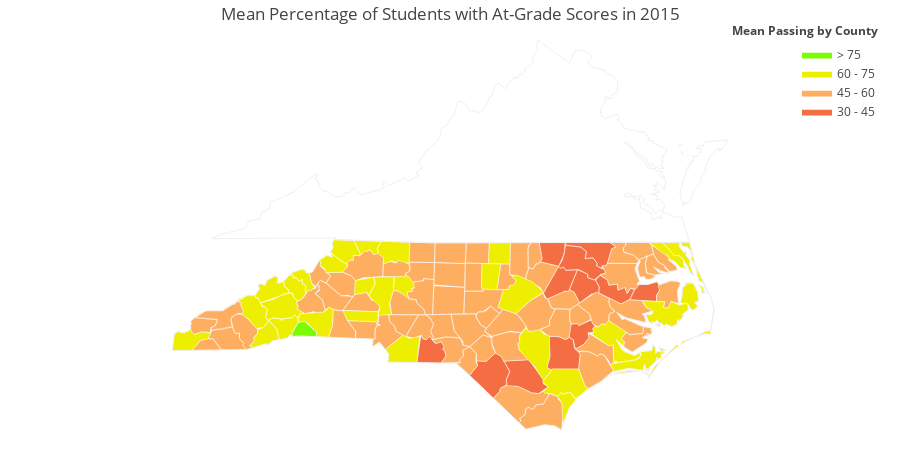

Notebook cell for this chart:
### Code cell
final15 = final[final.year == 2015]

glp_15 = final15.groupby('County name')['pct_glp'].agg('mean')
fips15= final15.groupby('County name')['FIPS'].agg('unique')

mean_glp = glp_15.tolist()
fips = fips15.tolist()

colorscale = [
    'rgb(165,0,38)',
    'rgb(244,109,67)',
    'rgb(253,174,97)',
    'rgb(238,238,0)',
    'rgb(124,252,0)',
    'rgb(48,128,20)'
]

fig = ff.create_choropleth(
    fips=fips, values=mean_glp, scope=['North Carolina', 'Virginia'],
     binning_endpoints=[30, 45, 60, 75], colorscale=colorscale,
    county_outline={'color': 'rgb(255,255,255)', 'width': 0.5}, round_legend_values=True,
    legend_title='Mean Passing by County', title="Mean Percentage of Students with At-Grade Scores in 2015"
)
py.offline.iplot(fig, filename='choropleth_nc_and_surr_states_outlines')

### Figure 1 — Plotly figure (JSON) as saved in the notebook; plotly's stock layout.template omitted (floating-point values rounded to 4 significant figures; data arrays with more than 128 entries replaced by an {"elided": "..."} marker saying what was removed)
{"data": [{"fill": "toself", "fillcolor": "rgb(165,0,38)", "hoverinfo": "none", "line": {"color": "rgb(255,255,255)", "width": 0.5}, "mode": "lines", "name": "< 30", "type": "scatter", "uid": "939ee8da-3abf-44e9-aa83-3c07eba7afc3", "x": [], "y": []}, {"fill": "toself", "fillcolor": "rgb(244,109,67)", "hoverinfo": "none", "line": {"color": "rgb(255,255,255)", "width": 0.5}, "mode": "lines", "name": "30 - 45", "type": "scatter", "uid": "e58a10d5-9a6d-4ead-8ea5-5c9517d2a120", "x": {"elided": "168 float values"}, "y": {"elided": "168 float values"}}, {"fill": "toself", "fillcolor": "rgb(253,174,97)", "hoverinfo": "none", "line": {"color": "rgb(255,255,255)", "width": 0.5}, "mode": "lines", "name": "45 - 60", "type": "scatter", "uid": "212fe305-2b11-4328-b543-0227d0164302", "x": {"elided": "756 float values"}, "y": {"elided": "756 float values"}}, {"fill": "toself", "fillcolor": "rgb(238,238,0)", "hoverinfo": "none", "line": {"color": "rgb(255,255,255)", "width": 0.5}, "mode": "lines", "name": "60 - 75", "type": "scatter", "uid": "9a03f02c-f8cb-4213-98a4-e218dc8f72ae", "x": {"elided": "556 float values"}, "y": {"elided": "556 float values"}}, {"fill": "toself", "fillcolor": "rgb(124,252,0)", "hoverinfo": "none", "line": {"color": "rgb(255,255,255)", "width": 0.5}, "mode": "lines", "name": "> 75", "type": "scatter", "uid": "d4cf3b50-0536-494b-a5fb-e36fe8d35c98", "x": [-82.36, -82.26, -82.16, -81.96, -81.97, -82.33, -82.35, -82.36, null], "y": [35.24, 35.39, 35.41, 35.25, 35.19, 35.19, 35.19, 35.24, null]}, {"hoverinfo": "text", "legendgroup": "centroids", "marker": {"color": "white", "opacity": 0}, "mode": "markers", "name": "US Counties", "selected": {"marker": {"color": "white", "opacity": 1, "size": 3}}, "showlegend": false, "text": ["County: Onslow<br>State: North Carolina<br>FIPS: 37133<br>Value: 54.9470588235294", "County: Onslow<br>State: North Carolina<br>FIPS: 37133<br>Value: 54.9470588235294", "County: Onslow<br>State: North Carolina<br>FIPS: 37133<br>Value: 54.9470588235294", "County: Hyde<br>State: North Carolina<br>FIPS: 37095<br>Value: 61.29999999999999", "County: Hyde<br>State: North Carolina<br>FIPS: 37095<br>Value: 61.29999999999999", "County: Hyde<br>State: North Carolina<br>FIPS: 37095<br>Value: 61.29999999999999", "County: Hyde<br>State: North Carolina<br>FIPS: 37095<br>Value: 61.29999999999999", "County: Dare<br>State: North Carolina<br>FIPS: 37055<br>Value: 63.44545454545455", "County: Dare<br>State: North Carolina<br>FIPS: 37055<br>Value: 63.44545454545455", "County: Dare<br>State: North Carolina<br>FIPS: 37055<br>Value: 63.44545454545455", "County: Dare<br>State: North Carolina<br>FIPS: 37055<br>Value: 63.44545454545455", "County: Carteret<br>State: North Carolina<br>FIPS: 37031<br>Value: 69.4764705882353", "County: Carteret<br>State: North Carolina<br>FIPS: 37031<br>Value: 69.4764705882353", "County: Carteret<br>State: North Carolina<br>FIPS: 37031<br>Value: 69.4764705882353", "County: Carteret<br>State: North Carolina<br>FIPS: 37031<br>Value: 69.4764705882353", "County: Carteret<br>State: North Carolina<br>FIPS: 37031<br>Value: 69.4764705882353", "County: Carteret<br>State: North Carolina<br>FIPS: 37031<br>Value: 69.4764705882353", "County: Carteret<br>State: North Carolina<br>FIPS: 37031<br>Value: 69.4764705882353", "County: Alamance<br>State: North Carolina<br>FIPS: 37001<br>Value: 53.23684210526315", "County: Alexander<br>State: North Carolina<br>FIPS: 37003<br>Value: 61.86999999999999", "County: Alleghany<br>State: North Carolina<br>FIPS: 37005<br>Value: 61.2", "County: Anson<br>State: North Carolina<br>FIPS: 37007<br>Value: 40.118181818181824", "County: Ashe<br>State: North Carolina<br>FIPS: 37009<br>Value: 63.779999999999994", "County: Avery<br>State: North Carolina<br>FIPS: 37011<br>Value: 56.16153846153846", "County: Beaufort<br>State: North Carolina<br>FIPS: 37013<br>Value: 50.64999999999999", "County: Bertie<br>State: North Carolina<br>FIPS: 37015<br>Value: 53.175000000000004", "County: Bladen<br>State: North Carolina<br>FIPS: 37017<br>Value: 44.47692307692308", "County: Brunswick<br>State: North Carolina<br>FIPS: 37019<br>Value: 56.65999999999999", "County: Buncombe<br>State: North Carolina<br>FIPS: 37021<br>Value: 64.35490196078432", "County: Burke<br>State: North Carolina<br>FIPS: 37023<br>Value: 59.89259259259258", "County: Cabarrus<br>State: North Carolina<br>FIPS: 37025<br>Value: 57.957777777777785", "County: Caldwell<br>State: North Carolina<br>FIPS: 37027<br>Value: 56.86153846153846", "County: Camden<br>State: North Carolina<br>FIPS: 37029<br>Value: 65.2", "County: Caswell<br>State: North Carolina<br>FIPS: 37033<br>Value: 48.73333333333334", "County: Catawba<br>State: North Carolina<br>FIPS: 37035<br>Value: 56.940909090909095", "County: Chatham<br>State: North Carolina<br>FIPS: 37037<br>Value: 57.552631578947356", "County: Cherokee<br>State: North Carolina<br>FIPS: 37039<br>Value: 60.08571428571429", "County: Chowan<br>State: North Carolina<br>FIPS: 37041<br>Value: 46.96666666666667", "County: Clay<br>State: North Carolina<br>FIPS: 37043<br>Value: 57.46666666666667", "County: Cleveland<br>State: North Carolina<br>FIPS: 37045<br>Value: 59.58620689655172", "County: Columbus<br>State: North Carolina<br>FIPS: 37047<br>Value: 49.704347826086966", "County: Craven<br>State: North Carolina<br>FIPS: 37049<br>Value: 60.84000000000001", "County: Cumberland<br>State: North Carolina<br>FIPS: 37051<br>Value: 57.178571428571416", "County: Currituck<br>State: North Carolina<br>FIPS: 37053<br>Value: 63.07272727272728", "County: Davidson<br>State: North Carolina<br>FIPS: 37057<br>Value: 57.14444444444443", "County: Davie<br>State: North Carolina<br>FIPS: 37059<br>Value: 61.85833333333333", "County: Duplin<br>State: North Carolina<br>FIPS: 37061<br>Value: 44.19375", "County: Durham<br>State: North Carolina<br>FIPS: 37063<br>Value: 47.134999999999984", "County: Edgecombe<br>State: North Carolina<br>FIPS: 37065<br>Value: 37.92307692307692", "County: Forsyth<br>State: North Carolina<br>FIPS: 37067<br>Value: 49.17375", "County: Franklin<br>State: North Carolina<br>FIPS: 37069<br>Value: 58.18125", "County: Gaston<br>State: North Carolina<br>FIPS: 37071<br>Value: 52.9433962264151", "County: Gates<br>State: North Carolina<br>FIPS: 37073<br>Value: 59.739999999999995", "County: Graham<br>State: North Carolina<br>FIPS: 37075<br>Value: 58.900000000000006", "County: Granville<br>State: North Carolina<br>FIPS: 37077<br>Value: 52.21578947368421", "County: Greene<br>State: North Carolina<br>FIPS: 37079<br>Value: 45.48", "County: Guilford<br>State: North Carolina<br>FIPS: 37081<br>Value: 52.94031007751937", "County: Halifax<br>State: North Carolina<br>FIPS: 37083<br>Value: 40.85555555555555", "County: Harnett<br>State: North Carolina<br>FIPS: 37085<br>Value: 49.212500000000006", "County: Haywood<br>State: North Carolina<br>FIPS: 37087<br>Value: 67.63125", "County: Henderson<br>State: North Carolina<br>FIPS: 37089<br>Value: 69.68749999999999", "County: Hertford<br>State: North Carolina<br>FIPS: 37091<br>Value: 49.28571428571429", "County: Hoke<br>State: North Carolina<br>FIPS: 37093<br>Value: 54.73076923076923", "County: Iredell<br>State: North Carolina<br>FIPS: 37097<br>Value: 60.60444444444443", "County: Jackson<br>State: North Carolina<br>FIPS: 37099<br>Value: 52.089999999999996", "County: Johnston<br>State: North Carolina<br>FIPS: 37101<br>Value: 56.99999999999999", "County: Jones<br>State: North Carolina<br>FIPS: 37103<br>Value: 57.81666666666666", "County: Lee<br>State: North Carolina<br>FIPS: 37105<br>Value: 51.487500000000004", "County: Lenoir<br>State: North Carolina<br>FIPS: 37107<br>Value: 41.55555555555556", "County: Lincoln<br>State: North Carolina<br>FIPS: 37109<br>Value: 63.61304347826086", "County: Macon<br>State: North Carolina<br>FIPS: 37113<br>Value: 56.56363636363637", "County: Madison<br>State: North Carolina<br>FIPS: 37115<br>Value: 65.36666666666667", "County: Martin<br>State: North Carolina<br>FIPS: 37117<br>Value: 43.260000000000005", "County: McDowell<br>State: North Carolina<br>FIPS: 37111<br>Value: 54.53333333333334", "County: Mecklenburg<br>State: North Carolina<br>FIPS: 37119<br>Value: 58.95882352941181", "County: Mitchell<br>State: North Carolina<br>FIPS: 37121<br>Value: 62.78333333333334", "County: Montgomery<br>State: North Carolina<br>FIPS: 37123<br>Value: 45.519999999999996", "County: Moore<br>State: North Carolina<br>FIPS: 37125<br>Value: 58.96521739130436", "County: Nash<br>State: North Carolina<br>FIPS: 37127<br>Value: 43.304", "County: New Hanover<br>State: North Carolina<br>FIPS: 37129<br>Value: 60.45116279069768", "County: Northampton<br>State: North Carolina<br>FIPS: 37131<br>Value: 37.57142857142857", "County: Orange<br>State: North Carolina<br>FIPS: 37135<br>Value: 67.50625000000001", "County: Pamlico<br>State: North Carolina<br>FIPS: 37137<br>Value: 53.7", "County: Pasquotank<br>State: North Carolina<br>FIPS: 37139<br>Value: 45.525000000000006", "County: Pender<br>State: North Carolina<br>FIPS: 37141<br>Value: 60.54", "County: Perquimans<br>State: North Carolina<br>FIPS: 37143<br>Value: 49.76666666666667", "County: Person<br>State: North Carolina<br>FIPS: 37145<br>Value: 61.19166666666666", "County: Pitt<br>State: North Carolina<br>FIPS: 37147<br>Value: 48.670588235294126", "County: Polk<br>State: North Carolina<br>FIPS: 37149<br>Value: 77.22857142857143", "County: Randolph<br>State: North Carolina<br>FIPS: 37151<br>Value: 56.38461538461537", "County: Richmond<br>State: North Carolina<br>FIPS: 37153<br>Value: 52.70000000000001", "County: Robeson<br>State: North Carolina<br>FIPS: 37155<br>Value: 39.50714285714286", "County: Rockingham<br>State: North Carolina<br>FIPS: 37157<br>Value: 52.576923076923066", "County: Rowan<br>State: North Carolina<br>FIPS: 37159<br>Value: 46.13428571428571", "County: Rutherford<br>State: North Carolina<br>FIPS: 37161<br>Value: 62.15", "County: Sampson<br>State: North Carolina<br>FIPS: 37163<br>Value: 61.82727272727272", "County: Scotland<br>State: North Carolina<br>FIPS: 37165<br>Value: 54.9", "County: Stanly<br>State: North Carolina<br>FIPS: 37167<br>Value: 55.49090909090909", "County: Stokes<br>State: North Carolina<br>FIPS: 37169<br>Value: 59.915789473684214", "County: Surry<br>State: North Carolina<br>FIPS: 37171<br>Value: 67.33076923076922", "County: Swain<br>State: North Carolina<br>FIPS: 37173<br>Value: 58.580000000000005", "County: Transylvania<br>State: North Carolina<br>FIPS: 37175<br>Value: 62.77", "County: Tyrrell<br>State: North Carolina<br>FIPS: 37177<br>Value: 49.86666666666667", "County: Union<br>State: North Carolina<br>FIPS: 37179<br>Value: 68.48679245283019", "County: Vance<br>State: North Carolina<br>FIPS: 37181<br>Value: 48.87777777777777", "County: Wake<br>State: North Carolina<br>FIPS: 37183<br>Value: 66.391061452514", "County: Warren<br>State: North Carolina<br>FIPS: 37185<br>Value: 36.93333333333332", "County: Washington<br>State: North Carolina<br>FIPS: 37187<br>Value: 44.550000000000004", "County: Watauga<br>State: North Carolina<br>FIPS: 37189<br>Value: 68.39", "County: Wayne<br>State: North Carolina<br>FIPS: 37191<br>Value: 45.628125", "County: Wilkes<br>State: North Carolina<br>FIPS: 37193<br>Value: 58.21739130434783", "County: Wilson<br>State: North Carolina<br>FIPS: 37195<br>Value: 47.87307692307692", "County: Yadkin<br>State: North Carolina<br>FIPS: 37197<br>Value: 59.62857142857143", "County: Yancey<br>State: North Carolina<br>FIPS: 37199<br>Value: 71.46666666666667"], "type": "scatter", "uid": "beb35805-3722-4138-b61f-1a8ff2aa47d2", "unselected": {"marker": {"opacity": 0}}, "x": [[-77.14], [-77.21], [-77.43], [-75.75], [-75.92], [-76.27], [-76.25], [-75.66], [-75.54], [-75.67], [-75.86], [-76.14], [-76.53], [-76.45], [-76.56], [-76.6], [-76.89], [-76.67], -79.4, -81.18, -81.13, -80.1, -81.5, -81.92, -76.86, -76.98, -78.56, -78.24, -82.53, -81.7, -80.55, -81.55, -76.21, -79.33, -81.22, -79.26, -84.06, -76.61, -83.75, -81.56, -78.66, -77.09, -78.83, -76.01, -80.21, -80.54, -77.93, -78.88, -77.6, -80.26, -78.29, -81.18, -76.7, -83.83, -78.65, -77.68, -79.79, -77.65, -78.87, -82.98, -82.48, -76.98, -79.24, -80.87, -83.14, -78.37, -77.36, -79.17, -77.64, -81.22, -83.42, -82.71, -77.11, -82.05, -80.83, -82.16, -79.91, -79.48, -77.99, -77.88, -77.4, -79.12, -76.74, -76.28, -77.91, -76.44, -78.97, -77.37, -82.17, -79.81, -79.75, -79.1, -79.77, -80.52, -81.92, -78.37, -79.48, -80.25, -80.24, -80.69, -83.49, -82.8, -76.21, -80.53, -78.41, -78.65, -78.11, -76.58, -81.7, -78.0, -81.16, -77.92, -80.67, -82.31], "y": [[34.64], [34.61], [34.73], [35.19], [35.13], [35.32], [35.54], [35.88], [35.41], [36.0], [35.78], [35.0], [34.71], [34.72], [34.7], [34.67], [34.68], [34.84], 36.04, 35.92, 36.49, 34.97, 36.43, 36.08, 35.49, 36.07, 34.61, 34.07, 35.61, 35.75, 35.39, 35.95, 36.39, 36.39, 35.66, 35.7, 35.13, 36.15, 35.06, 35.33, 34.27, 35.12, 35.05, 36.4, 35.79, 35.93, 34.94, 36.04, 35.91, 36.13, 36.08, 35.29, 36.44, 35.35, 36.3, 35.48, 36.08, 36.26, 35.37, 35.56, 35.34, 36.36, 35.02, 35.81, 35.29, 35.52, 35.02, 35.48, 35.24, 35.49, 35.15, 35.86, 35.84, 35.68, 35.25, 36.01, 35.33, 35.31, 35.97, 34.23, 36.42, 36.06, 35.14, 36.3, 34.52, 36.21, 36.39, 35.59, 35.28, 35.71, 35.01, 34.64, 36.4, 35.64, 35.4, 34.99, 34.84, 35.31, 36.4, 36.41, 35.49, 35.2, 35.82, 34.99, 36.36, 35.79, 36.4, 35.82, 36.23, 35.36, 36.21, 35.71, 36.16, 35.9]}, {"hoverinfo": "text", "legendgroup": "States", "line": {"color": "rgb(240, 240, 240)", "width": 1}, "mode": "lines", "showlegend": false, "type": "scatter", "uid": "24a82d98-f72d-4618-bc88-6fe1ee5e0ba1", "x": {"elided": "551 float values"}, "y": {"elided": "551 float values"}}], "layout": {"annotations": [{"showarrow": false, "text": "<b>Mean Passing by County</b>", "x": 1, "xanchor": "right", "xref": "paper", "y": 1.05, "yref": "paper"}], "dragmode": "select", "height": 450, "hovermode": "closest", "legend": {"traceorder": "reversed", "x": 1, "xanchor": "right", "y": 1, "yanchor": "top"}, "margin": {"b": 20, "l": 20, "r": 20, "t": 40}, "title": "Mean Percentage of Students with At-Grade Scores in 2015", "width": 900, "xaxis": {"autorange": false, "fixedrange": true, "range": [-86.81, -72.75], "showgrid": false, "showticklabels": false, "zeroline": false}, "yaxis": {"autorange": false, "fixedrange": true, "range": [33.84, 39.47], "showgrid": false, "showticklabels": false, "zeroline": false}}}
